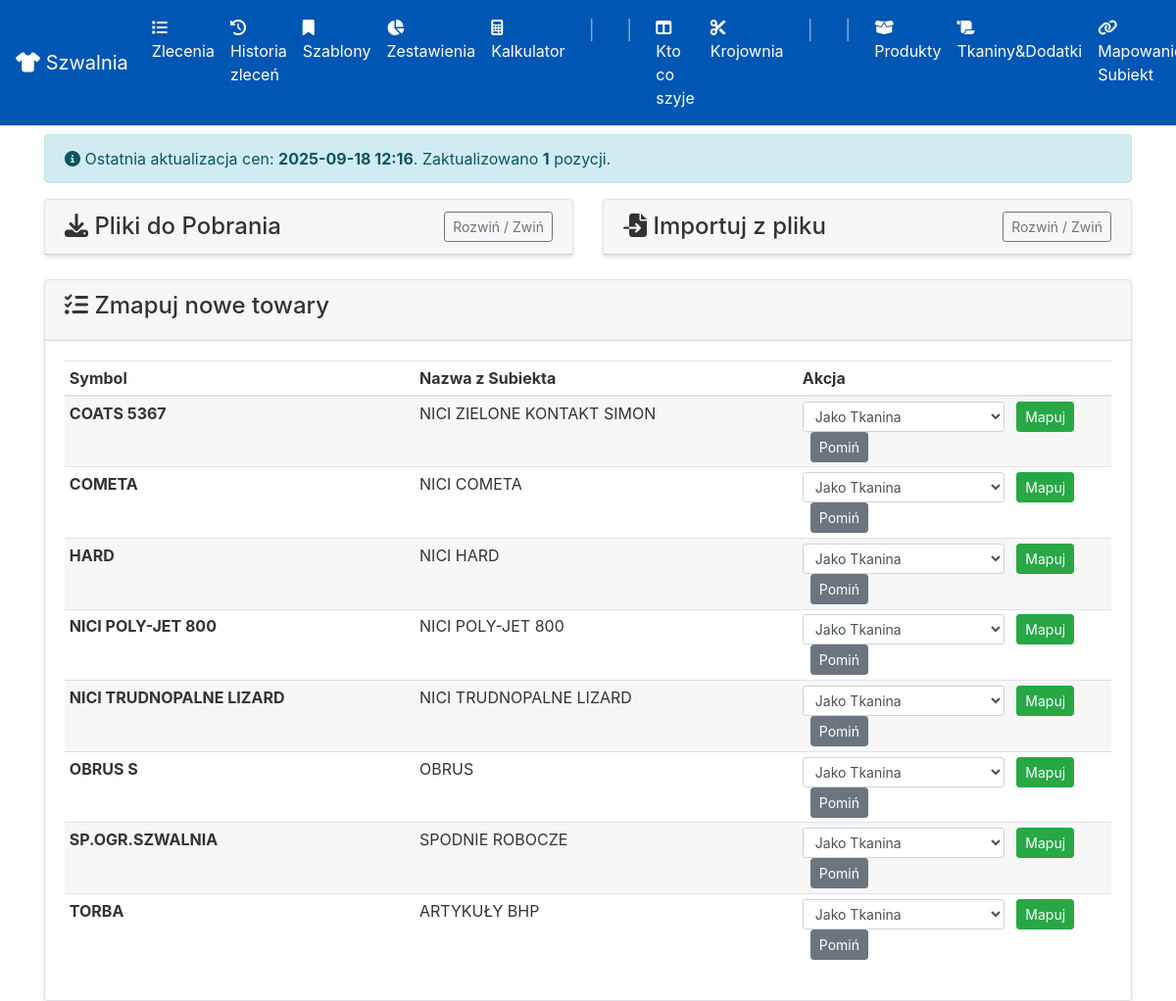
The app's page /subiekt-mapping with its own data.
### app/models.py (models this page shows, shortened)
class SystemInfo(db.Model):
    id = db.Column(db.Integer, primary_key=True)
    key = db.Column(db.String(50), unique=True, nullable=False)
    value = db.Column(db.String(200))

class SubiektProductCache(db.Model):
    id = db.Column(db.Integer, primary_key=True)
    symbol = db.Column(db.String(50), unique=True)
    name = db.Column(db.String(200), nullable=False)
    is_mapped = db.Column(db.Boolean, default=False)

### app/routes.py (the view)
@app.route('/subiekt-mapping')
def subiekt_mapping():
    unmapped_products = SubiektProductCache.query.filter_by(is_mapped=False).order_by(SubiektProductCache.symbol).all()
    last_update_info = SystemInfo.query.filter_by(key='last_price_update').first()
    last_update_timestamp = last_update_info.value if last_update_info else None
    update_count_info = SystemInfo.query.filter_by(key='last_price_update_count').first()
    last_update_count = update_count_info.value if update_count_info else None
    return render_template('subiekt_mapping.html',
                           products=unmapped_products,
                           last_update_timestamp=last_update_timestamp,
                           last_update_count=last_update_count) # <-- Przekazanie do szablonu

### app/__init__.py (called while the page is built)
@app.template_filter()
def to_local_time(utc_dt):
    if not utc_dt:
        return ""
    if isinstance(utc_dt, str):
        try:
            utc_dt = datetime.strptime(utc_dt, '%Y-%m-%d %H:%M:%S')
        except ValueError:
            return utc_dt
    local_tz = pytz.timezone('Europe/Warsaw')
    local_dt = utc_dt.replace(tzinfo=pytz.utc).astimezone(local_tz)
    return local_dt.strftime('%Y-%m-%d %H:%M')

### app/routes.py (called while the page is built)
@app.context_processor
def inject_in_progress_orders():
    all_in_progress = Order.query.filter_by(status='W REALIZACJI').order_by(Order.deadline).all()
    krojownia_orders = []
    szwalnia_orders = []
    for order in all_in_progress:
        order.total_quantity = sum(item.quantity for item in order.order_items)
        if order.cutting_table == 'skrojone' and order.assigned_team is not None:
            szwalnia_orders.append(order)
        elif order.cutting_table is not None and order.cutting_table != 'skrojone':
            krojownia_orders.append(order)
    return dict(krojownia_in_progress=krojownia_orders, szwalnia_in_progress=szwalnia_orders)

### app/templates/subiekt_mapping.html (shortened to what this page needs)
{% extends "base.html" %}
{% block content %}
<div class="d-flex justify-content-between align-items-center mb-3">
    <h2> Mapowanie Towarów z Subiekta</h2>
</div>
{% if last_update_timestamp %}
    <div class="alert alert-info">
        <i class="fas fa-info-circle"></i> Ostatnia aktualizacja cen: <strong>{{ last_update_timestamp | to_local_time }}</strong>.
        {% if last_update_count %}
            Zaktualizowano <strong>{{ last_update_count }}</strong> pozycji.
        {% endif %}
    </div>
    {% endif %}
<div class="row">
    <div class="col-lg-6">
        <div class="card mb-4">
            <div class="card-header d-flex justify-content-between align-items-center">
                <h4 class="mb-0"><i class="fas fa-download"></i> Pliki do Pobrania</h4>
                <button class="btn btn-sm btn-outline-secondary" type="button" data-toggle="collapse" data-target="#downloadCollapse" aria-expanded="false" aria-controls="downloadCollapse">
                    Rozwiń / Zwiń
                </button>
            </div>
        </div>
    </div>
    <div class="col-lg-6">
        <div class="card mb-4">
             <div class="card-header d-flex justify-content-between align-items-center">
                <h4 class="mb-0"><i class="fas fa-file-import"></i> Importuj z pliku</h4>
                 <button class="btn btn-sm btn-outline-secondary" type="button" data-toggle="collapse" data-target="#importCollapse" aria-expanded="false" aria-controls="importCollapse">
                    Rozwiń / Zwiń
                </button>
            </div>
        </div>
    </div>
</div>
<div class="card">
    <div class="card-header">
        <h4><i class="fas fa-tasks"></i> Zmapuj nowe towary</h4>
    </div>
    <div class="card-body">
        {% if products %}
            <table class="table table-sm table-striped">
                <thead>
                    <tr>
                        <th>Symbol</th>
                        <th>Nazwa z Subiekta</th>
                        <th style="width: 320px;">Akcja</th>
                    </tr>
                </thead>
                <tbody>
                    {% for product in products %}
                    <tr>
                        <td><strong>{{ product.symbol }}</strong></td>
                        <td>{{ product.name }}</td>
                        <td>
                            <form method="POST" action="{{ url_for('map_subiekt_product') }}" class="form-inline d-inline-block">
                                <select name="map_type" class="form-control form-control-sm mr-2">
                                    <option value="fabric">Jako Tkanina</option>
                                </select>
                                <button type="submit" class="btn btn-sm btn-success">Mapuj</button>
                            </form>
                            <form method="POST" action="{{ url_for('skip_subiekt_product') }}" class="form-inline d-inline-block ml-2">
                                 <button type="submit" class="btn btn-sm btn-secondary">Pomiń</button>
                            </form>
                        </td>
                    </tr>
                    {% endfor %}
                </tbody>
            </table>
        {% else %}
            <div class="alert alert-success">
                <i class="fas fa-check-circle"></i> Wszystkie towary z Subiekta są już zmapowane lub zostały pominięte!
            </div>
        {% endif %}
    </div>
</div>
{% endblock %}

### records on screen
SystemInfo: value "2025-09-18 12:16"
SubiektProductCache: symbol "COATS 5367", name "NICI ZIELONE KONTAKT SIMON"
SubiektProductCache: symbol "COMETA", name "NICI COMETA"
SubiektProductCache: symbol "HARD", name "NICI HARD"
SubiektProductCache: symbol "NICI POLY-JET 800", name "NICI POLY-JET 800"
SubiektProductCache: symbol "NICI TRUDNOPALNE LIZARD", name "NICI TRUDNOPALNE LIZARD"
SubiektProductCache: symbol "OBRUS S", name "OBRUS"
SubiektProductCache: symbol "SP.OGR.SZWALNIA", name "SPODNIE ROBOCZE"
SubiektProductCache: symbol "TORBA", name "ARTYKUŁY BHP"

### other values on screen
{{ last_update_count }} "1"
